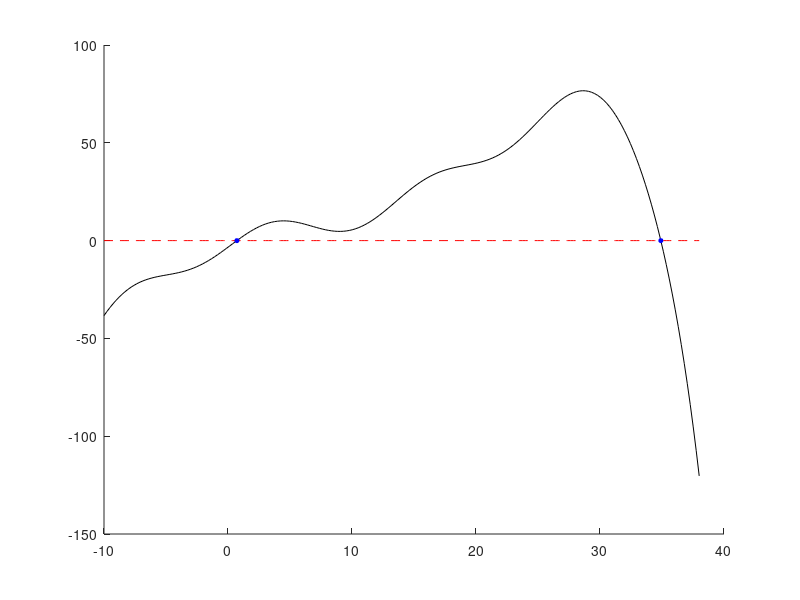
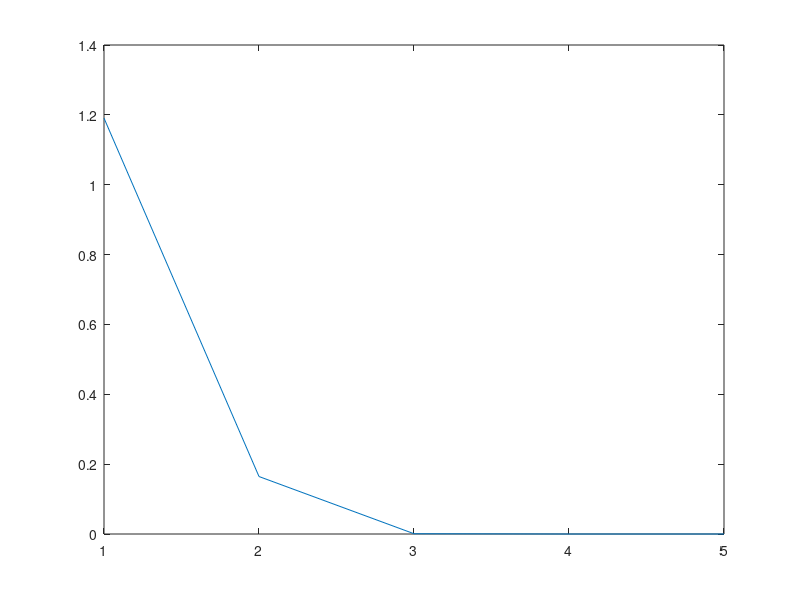

Write MATLAB code to recreate these figures, in order. (Note: this script raises an error after producing the figures.)
function Assignment1Newton()
    x_range = linspace(-10,38,200);
    input_list = setGlobal(x_range);

    [y_vals,dfdx] = test_func(x_range);

     x0 = -2;
     max_iter = 200;
     dx_tol = 1e-14;
     y_tol = 1e-14;

    [x_root1,exit_flag] = newton_solve(@test_func, x0, max_iter, dx_tol,y_tol);
    [f_root1] = test_func(x_root1);
    
    x_root_base = x_root1;

    x0=35;
    [x_root2,exit_flag] = newton_solve(@test_func, x0, max_iter, dx_tol,y_tol);
    [f_root2] = test_func(x_root2);

    figure(1);
    hold on;
    plot(x_range,y_vals,'k')
    plot(x_range,x_range*0,'r--')
    plot(x_root1,f_root1,"bo",'MarkerFaceColor','b','MarkerSize',3);
    plot(x_root2,f_root2,"bo",'MarkerFaceColor','b','MarkerSize',3);

    all_iteration_list =[];
    all_error_list = [];

    x_current_list = [];
    x_next_list =[];

    index_list = [];

    all_error_current_list = [];
    all_error_next_list = [];

    all_x_current_list = [];
    all_x_next_list = [];

     for n = 1:(max_iter/2)
         x0 = x_root_base + (2*rand()-.5);
         [~,~,x_guess_list] = newton_solve(@test_func, x0, max_iter, dx_tol,y_tol);
         iteration_list = 1:length(x_guess_list);

         %input_list =[];

         error_list = abs(x_guess_list-x_root_base);
         all_iteration_list = [all_iteration_list, iteration_list];
         all_error_list = [all_error_list,error_list];

         x_current_list = [x_current_list,input_list(1:end-1)];
         x_next_list = [x_next_list,input_list(2:end)];

         current_error = error_list(1:end-1);
         next_error = error_list(2:end);

         all_error_current_list = [all_error_current_list,current_error];
         all_error_next_list = [all_error_next_list,next_error];

         all_x_current_list = [all_x_current_list,input_list(1:end-1)];
         all_x_next_list = [all_x_next_list,input_list(2:end)];

         index_list = [index_list,1:length(input_list)-1];
     end


    figure(2);
    
    plot(abs(x_guess_list-x_root1));

    x_regression = []; % e_n
    y_regression = []; % e_{n+1}
    %iterate through the collected data
    error_list0 = all_error_current_list;
    error_list1 = all_error_next_list; 

for n=1:length(index_list)
    if error_list0(n)>1e-14 && error_list0(n)<1e-2 && error_list1(n)>1e-14 && error_list1(n)<1e-2 %&& index_list(n)>2
        x_regression(end+1) = error_list0(n);
        y_regression(end+1) = error_list1(n);
        disp('added')
    end
end
    [p,k] = generate_error_fit(x_regression,y_regression);
    
    fit_line_x = 10.^[-16:.01:1];
    fit_line_y = k*fit_line_x.^p;

    figure(3);
    loglog(all_error_current_list,all_error_next_list,'ro','markerfacecolor',[1,0,0],'markersize',5)
    hold on;
    loglog(x_regression,y_regression,'bo','markerfacecolor',[0,0,1],'markersize',5)
    loglog(fit_line_x,fit_line_y,'k-','linewidth',2)
    hold off;
    xlim([10^-16 10^1])
    ylim([10^-16 10^1])
end

%%NEWTON SOLVER
function [x_root,exit_flag,x_guess_list] = newton_solve(f_in,x0,max_iter,dx_tol,y_tol)
    x_prev = x0-2*dx_tol;    
    x_val = x0;
    [f_val,dfdx_val] = f_in(x_val);

    count = 0;
    x_guess_list = x_val;

  while abs(dfdx_val) > 1e-7 && abs((x_val-x_prev)) > dx_tol && count<max_iter && abs(f_val) > y_tol
        x_prev = x_val;
        x_val = x_val - f_val/dfdx_val;

        [f_val, dfdx_val] = f_in(x_val);
        count=count+1;
        x_guess_list(end+1) = x_val;
   end

    x_root = x_val;

   %assume success
   exit_flag = 0;

   if abs(x_val-x_prev) > dx_tol && abs(f_val)>y_tol
       exit_flag = 1;
   end

end

%%IMPORT FUNCTION
function [f_val,dfdx] = test_func(x_range)
    f_val = (x_range.^3)/100 - (x_range.^2)/8 + 2*x_range + 6*sin(x_range/2+6) -.7 - exp(x_range/6);
    dfdx = 3*(x_range.^2)/100 - 2*x_range/8 + 2 +(6/2)*cos(x_range/2+6) - exp(x_range/6)/6;
end

function input_list = setGlobal(x_range)
    global input_list
    input_list(:,end+1) = x_range;
end

function [p,k] = generate_error_fit(x_regression,y_regression)

    Y = log(y_regression)';
    X1 = log(x_regression)';
    X2 = ones(length(X1),1);
    MEGAX = [X1,X2];
%run the regression
    coeff_vec = regress(Y,MEGAX);
%pull out the coefficients from the fit
    p = coeff_vec(1);
    k = exp(coeff_vec(2));
end
